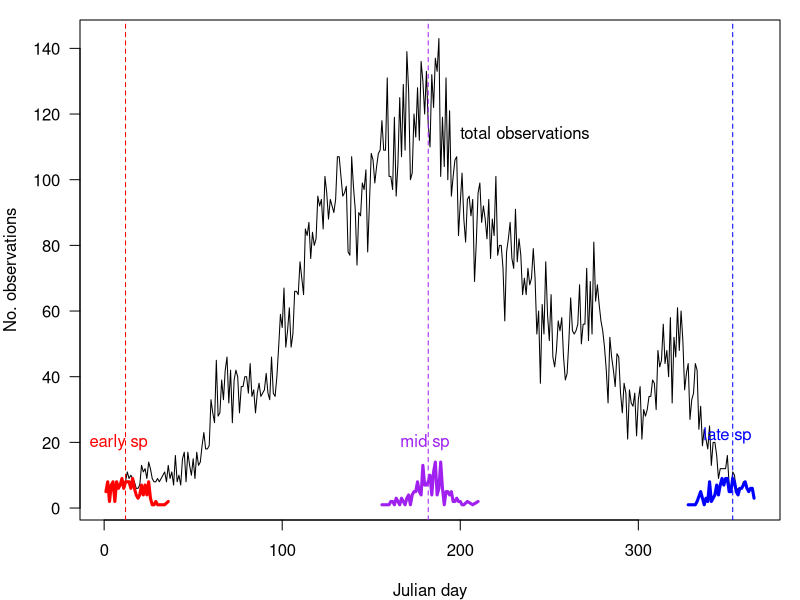
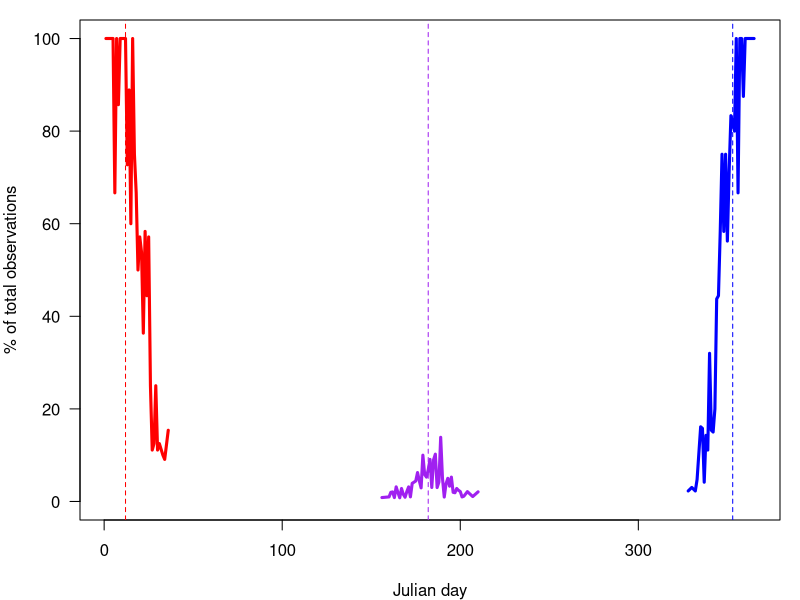
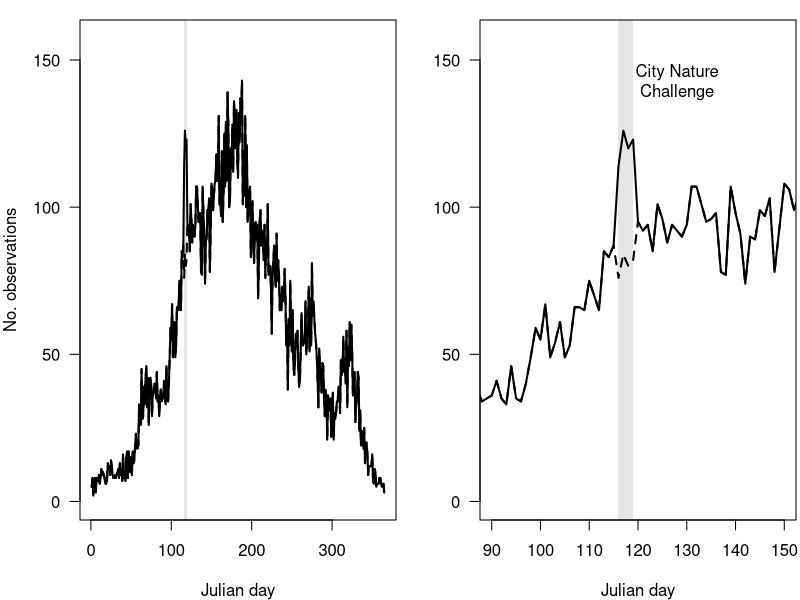
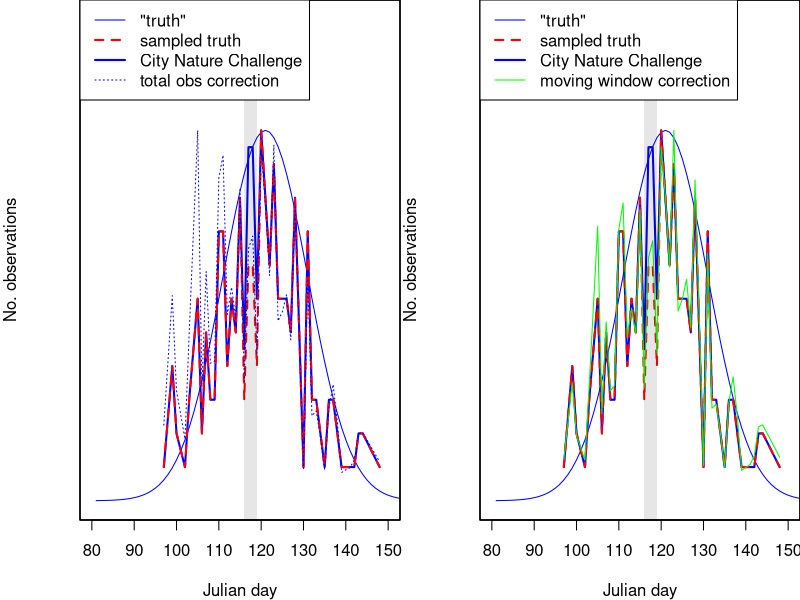

Recreate these plots in R, in order.
## ---- chunk 1
knitr::opts_chunk$set(echo = TRUE)
library(dplyr)
library(zoo)
## ---- chunk 2

# Ideal number of species
Stot = 101

# Generate peak dates for every species, with more peaks mid-year
set.seed(14)
peaks = round(rnorm(Stot, mean = 183, sd = 80))
peaks = peaks[order(peaks)]
# Eliminate peak dates that are too early or late to be meaningful
peaks = peaks[peaks > 5 & peaks < 360]

# Realized number of species with reasonable peak dates
S = length(peaks)

# Assume all species are observed some fixed number of times
nRecsPerSpecies = 200


# Generate data frame of Julian day occurrences by drawing from
# normal distribution around each species' peak date
df = data.frame(jd = 1:365)
for (i in 1:S) {
  
  occs = data.frame(jd = round(rnorm(nRecsPerSpecies, peaks[i], 10))) %>% 
    count(jd)
  
  df = left_join(df, occs, by = 'jd') %>%
    mutate(n = ifelse(is.na(n), 0, n)) %>%
    rename(!!(paste('sp',i, sep = '')) := n)

}

# Sum of all observations on a given Julian day
df$totobs = rowSums(df[,2:ncol(df)])

par(mar = c(4, 4, 1, 1), mgp = c(3, 1, 0))
plot(df$jd, df$totobs, xlab = "Julian day", ylab = "No. observations", type = 'l', las = 1)
points(df$jd[df$sp1 > 0], df$sp1[df$sp1 > 0], type = 'l', col = 'red', lwd = 3)
#points(df$jd[df[, round(1+S/6)] > 0], df[, round(1+S/6)][df[, round(1+S/6)] > 0], type = 'l', col = 'maroon', lwd = 3)
points(df$jd[df[, round(1+S/2)] > 0], df[, round(1+S/2)][df[, round(1+S/2)] > 0], type = 'l', col = 'purple', lwd = 3)
#points(df$jd[df[, round(1+5*S/6)] > 0], df[, round(1+5*S/6)][df[, round(1+5*S/6)] > 0], type = 'l', col = 'darkslateblue', lwd = 3)
points(df$jd[df[, S + 1] > 0], df[, S + 1][df[, S + 1] > 0], type = 'l', col = 'blue', lwd = 3)

obsPeakEarly = sum(df$sp1[df$sp1 > 0]*df$jd[df$sp1 > 0])/sum(df$sp1[df$sp1 > 0])
abline(v = peaks[c(1, round(S/2), S)], col = c('red', 'purple', 'blue'), lty = 'dashed')
text(200, .8*max(df$totobs), "total observations", adj = 0)
text(8, 20, "early sp", col = 'red')
text(350, 22, "late sp", col = 'blue')
text(180, 20, "mid sp", col = 'purple')

## ---- chunk 3

earlyAdjusted = 100*(df$sp1/df$totobs)[df$sp1 > 0]

mid1Adjusted = 100*(df[, round(1+S/6)]/df$totobs)[df[, round(1+S/6)] > 0]
midAdjusted = 100*(df[, round(1+S/2)]/df$totobs)[df[, round(1+S/2)] > 0]
mid2Adjusted = 100*(df[, round(1+5*S/6)]/df$totobs)[df[, round(1+5*S/6)] > 0]

lateAdjusted = 100*(df[, S + 1]/df$totobs)[df[, S + 1] > 0]

par(mar = c(4, 4, 1, 1))
plot(df$jd[df$sp1 > 0], earlyAdjusted, xlab = "Julian day", ylab = "% of total observations", 
     type = 'l', col = 'red', xlim = c(1, 365), ylim = c(0, 100), lwd = 3, las = 1)
#points(df$jd[df[, round(1+S/6)] > 0], mid1Adjusted, type = 'l', col = 'maroon', lwd = 3)
points(df$jd[df[, round(1+S/2)] > 0], midAdjusted, type = 'l', col = 'purple', lwd = 3)
#points(df$jd[df[, round(1+5*S/6)] > 0], mid2Adjusted, type = 'l', col = 'darkslateblue', lwd = 3)
points(df$jd[df[, S + 1] > 0], lateAdjusted, type = 'l', col = 'blue', lwd = 3)
abline(v = peaks[c(1, round(S/2), S)], 
       col = c('red', 'purple', 'blue'), lty = 'dashed')

## ---- chunk 4
detectability = rep(1, 365)
detectability[116:119] = 1.5

df$iNatObs = df$totobs*detectability

par(mfrow = c(1, 2), mar = c(4,4,1,0.2), mgp = c(3, 1, 0))

plot(df$jd, df$iNatObs, xlab = "Julian day", ylab = "No. observations", type = 'l', 
     las = 1, lwd = 2, ylim = c(0, 1.1*max(df$iNatObs)))
points(df$jd, df$totobs, type = 'l', lty = 'dashed', lwd = 2)
rect(116, -10, 119, 200, col = rgb(.05, .05, .05, .1), border = NA)

plot(df$jd, df$iNatObs, xlab = "Julian day", ylab = "", type = 'l', 
     las = 1, xlim = c(90, 150), lwd = 2, ylim = c(0, 1.1*max(df$iNatObs)))
points(df$jd, df$totobs, type = 'l', lty = 'dashed', lwd = 2)
text(128, max(df$iNatObs), "City Nature\nChallenge")

rect(116, -10, 119, 200, col = rgb(.05, .05, .05, .1), border = NA)
## ---- chunk 5

# Normal distribution for sp18, "true" phenology
sp18 = dnorm(1:365, mean = peaks[18], sd = 10)


par(mar = c(4, 4, 0, 0), mgp = c(3, 1, 0))
plot(df$jd[sp18 > 1e-5], sp18[sp18 > 1e-5], type = 'l', col = 'blue', xlab = "Julian day", ylab = "No. observations",
     yaxt = "n", ylim = c(0, 1.3*max(sp18)), xlim = c(80, 150))

par(new = TRUE)

plot(df$jd[df$sp18 > 0], detectability[df$sp18 > 0]*df$sp18[df$sp18 > 0], type = 'l', 
     col = 'blue', lwd = 2, xlab = "", ylab = "", xaxt = "n", yaxt = "n", las = 1, 
     xlim = c(80, 150), ylim = c(0, 1.3*max(detectability[df$sp18 > 0]*df$sp18[df$sp18 > 0])))
points(df$jd[df$sp18 > 0], df$sp18[df$sp18 > 0], type = 'l', col = 'red', lwd = 2, lty = 'dashed')

par(new = TRUE)
plot(df$jd[df$sp18 > 0], detectability[df$sp18 > 0]*df$sp18[df$sp18 > 0]/df$iNatObs[df$sp18 > 0], type = 'l',
       col = 'blue', lty = 'dotted', xlab = "", ylab = "", xaxt = "n", yaxt = "n", xlim = c(80, 150), 
     ylim = c(0, 1.3*max(df$sp18[df$sp18 > 0]/df$totobs[df$sp18 > 0])))

rect(116, -10, 119, 200, col = rgb(.05, .05, .05, .1), border = NA)

legend("topleft", c('"truth"', 'sampled truth', 'City Nature Challenge', 'total obs correction'), 
       lty = c('solid', 'dashed', 'solid', 'dotted'), lwd = c(1, 2, 2, 1), col = c('blue', 'red', 'blue', 'blue'))

## ---- chunk 6

windowLength = 31 #make it odd

jds = data.frame(jd = 1:365, 
                 windowObs = c(df$iNatObs[1:((windowLength - 1)/2)], rollmean(df$iNatObs, windowLength), 
                               df$iNatObs[(366 - ((windowLength - 1)/2)):365]))

par(mar = c(4, 4, 0, 0), mgp = c(3, 1, 0))
plot(df$jd[sp18 > 1e-5], sp18[sp18 > 1e-5], type = 'l', col = 'blue', xlab = "Julian day", ylab = "No. observations",
     yaxt = "n", ylim = c(0, 1.3*max(sp18)), xlim = c(80, 150))

par(new = TRUE)

plot(df$jd[df$sp18 > 0], detectability[df$sp18 > 0]*df$sp18[df$sp18 > 0], type = 'l', 
     col = 'blue', lwd = 2, xlab = "", ylab = "", xaxt = "n", yaxt = "n", las = 1, 
     xlim = c(80, 150), ylim = c(0, 1.3*max(detectability[df$sp18 > 0]*df$sp18[df$sp18 > 0])))
points(df$jd[df$sp18 > 0], df$sp18[df$sp18 > 0], type = 'l', col = 'red', lwd = 2, lty = 'dashed')

par(new = TRUE)

adjusted = detectability[df$sp18 > 0]*df$sp18[df$sp18 > 0]/(df$iNatObs[df$sp18 > 0]/jds$windowObs[df$sp18 > 0])

plot(df$jd[df$sp18 > 0], adjusted, type = 'l',
       col = 'green', lty = 'solid', xlab = "", ylab = "", xaxt = "n", yaxt = "n", xlim = c(80, 150), 
     ylim = c(0, 1.3*max(adjusted, na.rm = TRUE)))

rect(116, -10, 119, 200, col = rgb(.05, .05, .05, .1), border = NA)

legend("topleft", c('"truth"', 'sampled truth', 'City Nature Challenge', 'moving window correction'), 
       lty = c('solid', 'dashed', 'solid', 'solid'), lwd = c(1, 2, 2, 1), col = c('blue', 'red', 'blue', 'green'))


